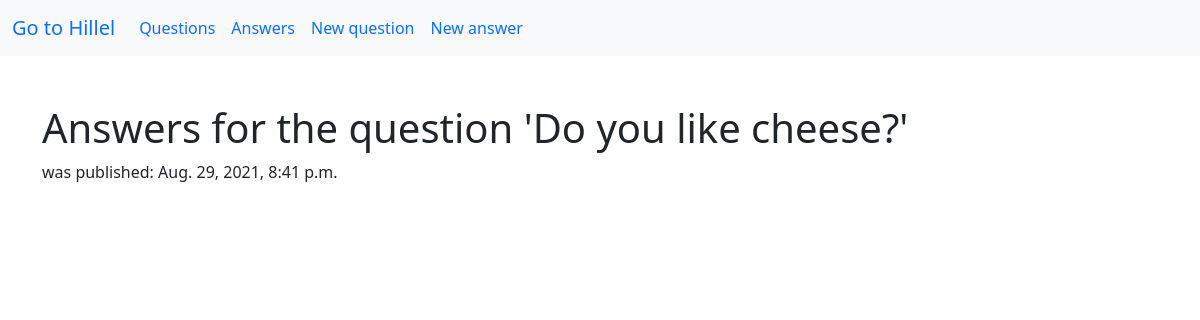
The app's page /detail/2 with its own data.
### poll/models.py (models this page shows, shortened)
class Question(models.Model):
    question_text = models.CharField(max_length=200)
    time_poll = models.DateTimeField('date published', auto_now_add=True)
    opened = models.BooleanField(default=True)
    class Meta:
        ordering = ['time_poll',]

### poll/views.py (the view)
# urls.py: path('detail/<int:pk>', QuestionAndAllAnswers.as_view(), name='question_details')
class QuestionAndAllAnswers(DetailView):
    model = Question
    template_name = 'poll/detail-view.html'
    context_object_name = 'detail'

### poll/templates/poll/detail-view.html (shortened to what this page needs)
{% extends 'poll/base_poll.html' %}
{% block content%}
    <h1 class="mb-10">Answers for the question '{{ detail.question_text }}'</h1>
    <p>was published: {{ detail.time_poll  }}</p>
{% endblock %}

### records on screen
Question: question_text "Do you like cheese?", time_poll "Aug. 29, 2021, 8:41 p.m."
